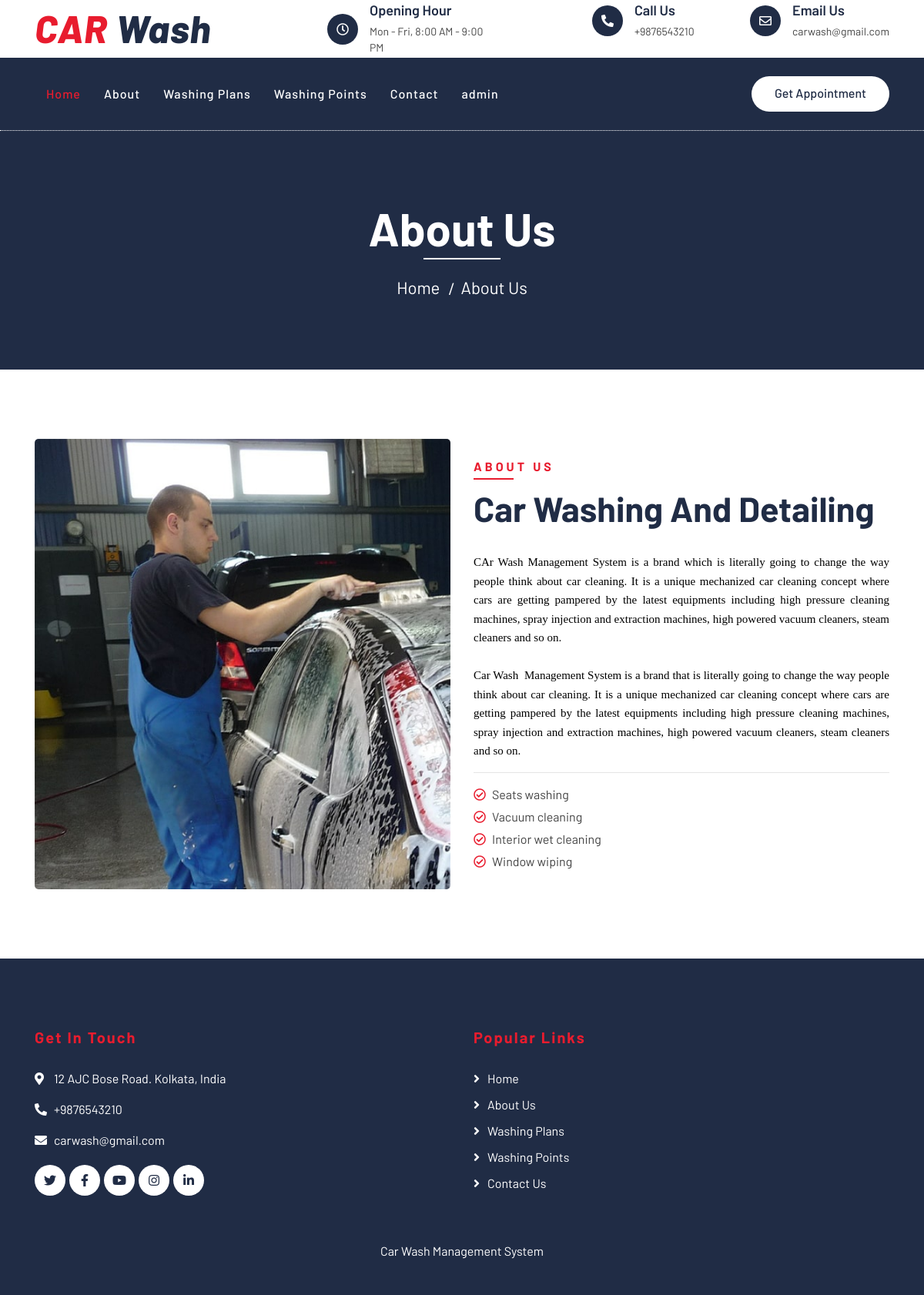
Page /about.php on the committed database.
### tables this page shows
CREATE TABLE `tblpages` (
  `id` int(11) NOT NULL,
  `type` varchar(255) DEFAULT '',
  `detail` longtext DEFAULT NULL,
  `openignHrs` varchar(255) DEFAULT NULL,
  `phoneNumber` bigint(20) DEFAULT NULL,
  `emailId` varchar(120) DEFAULT NULL
);

### about.php (the view, shortened to what this page needs)
<?php
include('includes/config.php');
?>
<!DOCTYPE html>
<html lang="en">
    <head>
        <link href="https://stackpath.bootstrapcdn.com/bootstrap/4.4.1/css/bootstrap.min.css" rel="stylesheet">
        <link href="https://cdnjs.cloudflare.com/ajax/libs/font-awesome/5.10.0/css/all.min.css" rel="stylesheet">
        <link href="lib/flaticon/font/flaticon.css" rel="stylesheet">
        <link href="lib/animate/animate.min.css" rel="stylesheet">
        <link href="lib/owlcarousel/assets/owl.carousel.min.css" rel="stylesheet">
        <link href="css/style.css" rel="stylesheet">
    </head>
    <body>
<?php include_once('includes/header.php');?>
        <div class="page-header">
            <div class="container">
                <div class="row">
                    <div class="col-12">
                        <h2>About Us</h2>
                    </div>
                    <div class="col-12">
                        <a href="index.php">Home</a>
                        <a href="about.php">About Us</a>
                    </div>
                </div>
            </div>
        </div>
        <div class="about">
            <div class="container">
                <div class="row align-items-center">
                    <div class="col-lg-6">
                        <div class="about-img">
                            <img src="img/about.jpg" alt="Image">
                        </div>
                    </div>
                    <div class="col-lg-6">
                        <div class="section-header text-left">
                            <p>About Us</p>
                            <h2>car washing and detailing</h2>
                        </div>
                        <div class="about-content">
<?php
$sql = "SELECT type,detail from tblpages where type='aboutus'";
$query = $dbh -> prepare($sql);
$query->execute();
$results=$query->fetchAll(PDO::FETCH_OBJ);
foreach($results as $result)
{
?>
                            <p>
                            <?php   echo $result->detail; ?>
                            </p>
                        <?php } ?>
                        <hr />
                            <ul>
                                <li><i class="far fa-check-circle"></i>Seats washing</li>
                                <li><i class="far fa-check-circle"></i>Vacuum cleaning</li>
                                <li><i class="far fa-check-circle"></i>Interior wet cleaning</li>
                                <li><i class="far fa-check-circle"></i>Window wiping</li>
                            </ul>
                        </div>
                    </div>
                </div>
            </div>
        </div>
<?php include_once('includes/footer.php');?>
    </body>
</html>

### includes/header.php (shortened to what this page needs)
        <div class="top-bar">
            <div class="container">
                <div class="row align-items-center">
                    <div class="col-lg-4 col-md-12">
                        <div class="logo">
                            <a href="index.php">
                                <h1>CAR <span>Wash</span></h1>
                            </a>
                        </div>
                    </div>
<?php
$sql = "SELECT * from tblpages where type='contact'";
$query = $dbh -> prepare($sql);
$query->execute();
$results=$query->fetchAll(PDO::FETCH_OBJ);
foreach($results as $result)
{
?>
                    <div class="col-lg-8 col-md-7 d-none d-lg-block">
                        <div class="row">
                            <div class="col-4">
                                <div class="top-bar-item">
                                    <div class="top-bar-icon">
                                        <i class="far fa-clock"></i>
                                    </div>
                                    <div class="top-bar-text">
                                        <h3>Opening Hour</h3>
                                        <p><?php   echo $result->openignHrs; ?></p>
                                    </div>
                                </div>
                            </div>
                            <div class="col-4">
                                <div class="top-bar-item">
                                    <div class="top-bar-icon">
                                        <i class="fa fa-phone-alt"></i>
                                    </div>
                                    <div class="top-bar-text">
                                        <h3>Call Us</h3>
                                        <p>+<?php   echo $result->phoneNumber; ?></p>
                                    </div>
                                </div>
                            </div>
                            <div class="col-4">
                                <div class="top-bar-item">
                                    <div class="top-bar-icon">
                                        <i class="far fa-envelope"></i>
                                    </div>
                                    <div class="top-bar-text">
                                        <h3>Email Us</h3>
                                        <p><?php   echo $result->emailId; ?></p>
                                    </div>
                                </div>
                            </div>
                        </div>
                    </div>
                <?php } ?>
                </div>
            </div>
        </div>
        <div class="nav-bar">
            <div class="container">
                <nav class="navbar navbar-expand-lg bg-dark navbar-dark">
                    <div class="collapse navbar-collapse justify-content-between" id="navbarCollapse">
                        <div class="navbar-nav mr-auto">
                            <a href="index.php" class="nav-item nav-link active">Home</a>
                            <a href="about.php" class="nav-item nav-link">About</a>
                            <a href="washing-plans.php" class="nav-item nav-link">Washing Plans</a>
                            <a href="location.php" class="nav-item nav-link">Washing Points</a>
                            <a href="contact.php" class="nav-item nav-link">Contact</a>
                            <a href="admin" class="nav-item nav-link">admin</a>
                        </div>
                        <div class="ml-auto">
                            <a class="btn btn-custom" href="contact.php">Get Appointment</a>
                        </div>
                    </div>
                </nav>
            </div>
        </div>

### includes/footer.php (shortened to what this page needs)
<div class="footer">
            <div class="container">
                <div class="row">
                    <div class="col-lg-6 col-md-6">
                        <div class="footer-contact">
                            <h2>Get In Touch</h2>
<?php
$sql = "SELECT * from tblpages where type='contact'";
$query = $dbh -> prepare($sql);
$query->execute();
$results=$query->fetchAll(PDO::FETCH_OBJ);
foreach($results as $result)
{
?>
                            <p><i class="fa fa-map-marker-alt"></i><?php   echo $result->detail; ?></p>
                            <p><i class="fa fa-phone-alt"></i>+<?php   echo $result->phoneNumber; ?></p>
                            <p><i class="fa fa-envelope"></i><?php   echo $result->emailId; ?></p>
                        <?php } ?>
                            <div class="footer-social">
                                <a class="btn" href=""><i class="fab fa-twitter"></i></a>
                                <a class="btn" href=""><i class="fab fa-facebook-f"></i></a>
                                <a class="btn" href=""><i class="fab fa-youtube"></i></a>
                                <a class="btn" href=""><i class="fab fa-instagram"></i></a>
                                <a class="btn" href=""><i class="fab fa-linkedin-in"></i></a>
                            </div>
                        </div>
                    </div>
                    <div class="col-lg-5 col-md-6">
                        <div class="footer-link">
                            <h2>Popular Links</h2>
                              <a href="index.php">Home</a>
                            <a href="about.php">About Us</a>
                            <a href="washing-plans.php">Washing Plans</a>
                            <a href="location.php">Washing Points</a>
                            <a href="contact.php">Contact Us</a>
                        </div>
                    </div>
                </div>
            </div>
            <div class="container copyright">
                <p>Car Wash Management System</p>
            </div>
        </div>

### rows in the picture
tblpages: openignHrs "Mon - Fri, 8:00 AM - 9:00 PM", phoneNumber "9876543210", emailId "carwash@gmail.com", detail "12 AJC Bose Road. Kolkata, India"
tblpages: detail "CAr Wash Management System is a brand which is literally going to change the way people think about car cleaning. It is a unique mechanized car cleaning concept where cars are getting pampered by the latest equipments including high pressure cleaning machines, spray injection and extraction machines, high powered vacuum cleaners, steam cleaners and so on. Car Wash Management System is a brand that is literally going to change the way people think about car cleaning. It is a unique mechanized car cleaning concept where cars are getting pampered by the latest equipments including high pressure cleaning machines, spray injection and extraction machines, high powered vacuum cleaners, steam…"
